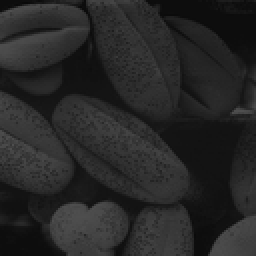
%> input picture Assignment 2/2/Fig03164.tif, 128 x 128 px, shrunk from 500 x 500 before the run (shown 2 times larger)
$ octave Q3_99210294.m   (GNU Octave 9; MATLAB toolbox functions it lacks are replaced by stand-ins)
%> lines starting %> are read from the running program, lines starting %| are printed output that depends on the picture
%> the answer given: '../2/Fig03164.tif'
%> the answer given: 3
%> in main, imgRead is the input picture: size 128x128 uint8; min 9, max 79, mean 38.7
### Assignment 2/3/localEqualization.m
%%%%%%%%%%%%%%%%%%%%%%%%%%%%%%% localEqualization %%%%%%%%%%%%%%%%%%%%%%%%%%%%%%%
%%% This function move on the image and calculates local equalization         %%%
%%% input(s) : {inputImage : given image, padding : half of given window size}%%%
%%% output(s) : {myOutputImage : result of using my hist equalization         %%%
%%%            , matlabOutputImage : result of using matlab's equalization}   %%%
%%%%%%%%%%%%%%%%%%%%%%%%%%%%%%%%%%%%%%%%%%%%%%%%%%%%%%%%%%%%%%%%%%%%%%%%%%%%%%%%%
function [myOutputImage , matlabOutputImage]= localEqualization(inputImage , padding)
%> called with padding = 1

    addpath("../Q2_99210294/"); %adding my own equalization

    imageHeight = size(inputImage , 1);
%> imageHeight = 128
    imageWidth = size(inputImage , 2);
%> imageWidth = 128

    %do zero padding on image
    zeroPadImage = uint8(zeros(size(inputImage , 1) + 2 * padding , size(inputImage , 2) + 2 * padding));
    zeroPadImage(padding + 1:imageHeight + padding, padding + 1:imageWidth+ padding) = inputImage;
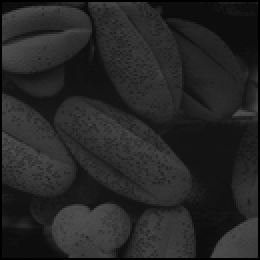
%> zeroPadImage: size 130x130 uint8 (shown 2 times larger); min 0, max 79, mean 37.6

    myPaddedResult = uint8(zeros(size(zeroPadImage))); % variable for save padded result of computation with my equalization
    matlabPaddedResult = uint8(zeros(size(zeroPadImage))); % variable for save padded result of computation with matlab equalization

    for i = padding + 1:imageHeight + padding
        for j = padding +1:imageWidth + padding
            currentSquare = zeroPadImage(i-padding:i+padding , j-padding:j+padding);
            mylocalResult = histogramEqualization(currentSquare);
            matlablocalResult = histeq(currentSquare);
            myPaddedResult(i,j) = mylocalResult(padding , padding); % set value for center of local square
            matlabPaddedResult(i ,j) = matlablocalResult(padding , padding); % set value for center of local square
        end
    end
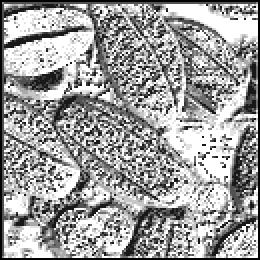
%> matlabPaddedResult: size 130x130 uint8 (shown 2 times larger); min 0, max 255, mean 159

    myOutputImage = myPaddedResult(padding + 1 : imageHeight + padding , padding + 1 : imageWidth + padding); % remove zero pads from input image
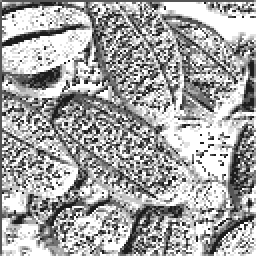
%> myOutputImage: size 128x128 uint8 (shown 2 times larger); min 28, max 255, mean 165.4
    matlabOutputImage = matlabPaddedResult(padding + 1 : imageHeight + padding , padding + 1 : imageWidth + padding);% remove zero pads from input image
end

### Assignment 2/3/Q3_99210294.m
clear all;
main();

function main
    %get inputs
    imageName = input("Please enter image name : ");
    windowSize = input("Please enter window size: ");
    padding = floor(windowSize / 2); % calculate padding according to window size

    %read image
    imgRead = imread(imageName);

    %local equalization
    [myOutputImage , matlabOutputImage] = localEqualization(imgRead ,padding);

    %show results
    figure();

    subplot(121);
    imshow(imgRead);
    title("Main Image");

    subplot(222);
    imshow(myOutputImage);
    title("Local Equal. with my function")

     subplot(224);
     imshow(matlabOutputImage);
     title("Local Equal. with matlab's function")

end
